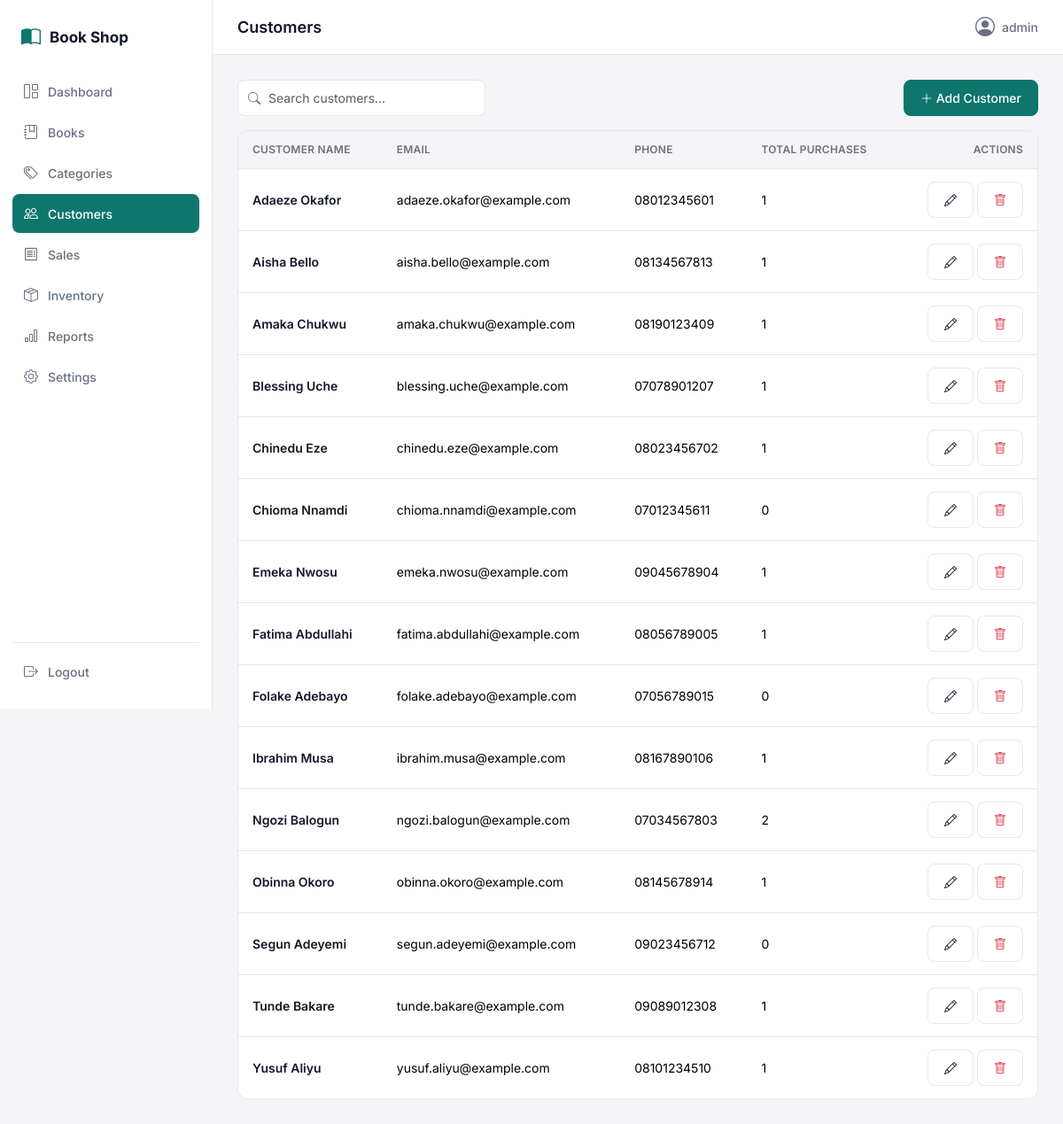
The page /customers/ (signed in) on the database its author committed.
### shop/models.py (models this page shows, shortened)
class Customer(models.Model):
    name = models.CharField(max_length=150)
    phone = models.CharField(max_length=20, blank=True)
    email = models.EmailField(blank=True)
    created_at = models.DateTimeField(auto_now_add=True)
    class Meta:
        ordering = ["name"]

### shop/views.py (the view)
# urls.py: path("customers/", views.customer_list, name="customer_list"),
@login_required
def customer_list(request):
    query = request.GET.get("q", "").strip()
    customers = Customer.objects.all()
    if query:
        customers = customers.filter(Q(name__icontains=query) | Q(phone__icontains=query) | Q(email__icontains=query))
    return render(request, "customers/customer_list.html", {
        "active_nav": "customers", "customers": customers, "query": query,
    })

### templates/customers/customer_list.html (shortened to what this page needs)
{% extends "base.html" %}
{% block page_title %}Customers{% endblock %}
{% block content %}
<div class="d-flex justify-content-between align-items-center flex-wrap gap-2 mb-3">
    <form method="get" class="search-input-wrap" style="width: 280px;">
        <i class="bi bi-search"></i>
        <input type="text" name="q" class="form-control" placeholder="Search customers..." value="{{ query }}">
    </form>
    <a href="{% url 'customer_create' %}" class="btn btn-primary-custom"><i class="bi bi-plus-lg"></i> Add Customer</a>
</div>
<div class="table-custom">
    <table class="table">
        <thead>
            <tr>
                <th>Customer Name</th>
                <th>Email</th>
                <th>Phone</th>
                <th>Total Purchases</th>
                <th class="text-end">Actions</th>
            </tr>
        </thead>
        <tbody>
        {% for customer in customers %}
            <tr>
                <td><a href="{% url 'customer_detail' customer.pk %}" class="fw-semibold text-decoration-none" style="color: var(--color-text);">{{ customer.name }}</a></td>
                <td class="text-secondary-custom">{{ customer.email|default:"—" }}</td>
                <td class="text-secondary-custom">{{ customer.phone|default:"—" }}</td>
                <td>{{ customer.sales.count }}</td>
                <td class="text-end">
                    <a href="{% url 'customer_edit' customer.pk %}" class="btn btn-sm btn-outline-plain"><i class="bi bi-pencil"></i></a>
                    <button type="button" class="btn btn-sm btn-outline-plain text-danger" data-bs-toggle="modal" data-bs-target="#deleteCust{{ customer.pk }}"><i class="bi bi-trash"></i></button>
                </td>
            </tr>
        {% endfor %}
        </tbody>
    </table>
</div>
{% endblock %}

### templates/base.html (shortened to what this page needs)
{% load static %}
<!DOCTYPE html>
<html lang="en">
<head>
    <link href="https://cdn.jsdelivr.net/npm/bootstrap@5.3.3/dist/css/bootstrap.min.css" rel="stylesheet">
    <link href="https://cdn.jsdelivr.net/npm/bootstrap-icons@1.11.3/font/bootstrap-icons.css" rel="stylesheet">
    <link rel="stylesheet" href="{% static 'css/style.css' %}">
</head>
<body>
{% if user.is_authenticated %}
<div class="app-shell">
    <aside class="sidebar" id="sidebar">
        <div class="sidebar-brand">
            <i class="bi bi-book-half"></i>
            <span>Book Shop</span>
        </div>
        <nav class="sidebar-nav">
            <a href="{% url 'dashboard' %}" class="nav-link {% if active_nav == 'dashboard' %}active{% endif %}">
                <i class="bi bi-grid-1x2"></i> Dashboard
            </a>
            <a href="{% url 'book_list' %}" class="nav-link {% if active_nav == 'books' %}active{% endif %}">
                <i class="bi bi-journal-bookmark"></i> Books
            </a>
            <a href="{% url 'category_list' %}" class="nav-link {% if active_nav == 'categories' %}active{% endif %}">
                <i class="bi bi-tags"></i> Categories
            </a>
            <a href="{% url 'customer_list' %}" class="nav-link {% if active_nav == 'customers' %}active{% endif %}">
                <i class="bi bi-people"></i> Customers
            </a>
            <a href="{% url 'sale_list' %}" class="nav-link {% if active_nav == 'sales' %}active{% endif %}">
                <i class="bi bi-receipt"></i> Sales
            </a>
            <a href="{% url 'inventory_overview' %}" class="nav-link {% if active_nav == 'inventory' %}active{% endif %}">
                <i class="bi bi-box-seam"></i> Inventory
            </a>
            <a href="{% url 'sales_report' %}" class="nav-link {% if active_nav == 'reports' %}active{% endif %}">
                <i class="bi bi-bar-chart"></i> Reports
            </a>
            <a href="{% url 'settings_page' %}" class="nav-link {% if active_nav == 'settings' %}active{% endif %}">
                <i class="bi bi-gear"></i> Settings
            </a>
        </nav>
        <form method="post" action="{% url 'logout' %}" class="sidebar-logout">
            <button type="submit" class="nav-link logout-btn">
                <i class="bi bi-box-arrow-right"></i> Logout
            </button>
        </form>
    </aside>
    <div class="main-area">
        <header class="topbar">
            <div class="topbar-title">{% block page_title %}{% endblock %}</div>
            <div class="topbar-user">
                <i class="bi bi-person-circle"></i> {{ user.get_username }}
            </div>
        </header>
        <main class="content">
            {% block content %}{% endblock %}
        </main>
    </div>
</div>
{% else %}
    {% block auth_content %}{% endblock %}
{% endif %}
</body>
</html>

### static/css/style.css (style rules this page uses)
:root { --color-primary: #0F766E; --color-primary-hover: #0C5C56; --color-primary-light: #E6F2F1; --color-bg: #FFFFFF; --color-surface: #F5F5F7; --color-border: #E5E7EB; --color-text: #111827; --color-text-secondary: #687280; --color-success: #15803D; --color-success-bg: #EAF7EE; --color-warning: #B45309; --color-warning-bg: #FEF3E2; --color-danger: #B91C1C; --color-danger-bg: #FDECEC; --radius: 12px; --radius-sm: 8px; --shadow-sm: 0 1px 2px rgba(17, 24, 39, 0.04); --shadow-md: 0 4px 12px rgba(17, 24, 39, 0.06); }
* { box-sizing: border-box; }
body { font-family: "Inter", "SF Pro Display", -apple-system, BlinkMacSystemFont, sans-serif; background-color: var(--color-surface); color: var(--color-text); font-size: 14px; line-height: 1.5; }
.text-secondary-custom { color: var(--color-text-secondary); }
.app-shell { display: flex; min-height: 100vh; }
.sidebar { width: 240px; background: var(--color-bg); border-right: 1px solid var(--color-border); display: flex; flex-direction: column; padding: 20px 14px; position: sticky; top: 0; height: 100vh; flex-shrink: 0; }
.sidebar-brand { display: flex; align-items: center; gap: 10px; font-weight: 700; font-size: 17px; padding: 6px 10px 22px 10px; color: var(--color-text); }
.sidebar-brand i { color: var(--color-primary); font-size: 22px; }
.sidebar-nav { display: flex; flex-direction: column; gap: 2px; flex-grow: 1; }
.sidebar .nav-link { display: flex; align-items: center; gap: 10px; padding: 10px 12px; border-radius: var(--radius-sm); color: var(--color-text-secondary); font-weight: 500; font-size: 14px; transition: background-color .15s ease, color .15s ease; }
.sidebar .nav-link i { font-size: 16px; width: 18px; text-align: center; }
.sidebar .nav-link.active { background: var(--color-primary); color: #fff; }
.sidebar-logout { margin-top: auto; padding-top: 10px; border-top: 1px solid var(--color-border); }
.logout-btn { background: none; border: none; width: 100%; text-align: left; cursor: pointer; }
.main-area { flex-grow: 1; min-width: 0; display: flex; flex-direction: column; }
.topbar { background: var(--color-bg); border-bottom: 1px solid var(--color-border); padding: 14px 28px; display: flex; align-items: center; justify-content: space-between; gap: 16px; position: sticky; top: 0; z-index: 10; }
.topbar-title { font-weight: 600; font-size: 18px; }
.topbar-user { display: flex; align-items: center; gap: 8px; font-weight: 500; color: var(--color-text-secondary); }
.topbar-user i { font-size: 22px; color: var(--color-text-secondary); }
.content { padding: 28px; flex-grow: 1; }
.btn-primary-custom { background: var(--color-primary); border: 1px solid var(--color-primary); color: #fff; border-radius: var(--radius-sm); padding: 9px 18px; font-weight: 500; font-size: 14px; transition: background-color .15s ease; }
.btn-outline-plain { background: #fff; border: 1px solid var(--color-border); color: var(--color-text); border-radius: var(--radius-sm); padding: 9px 18px; font-weight: 500; font-size: 14px; }
.form-control, .form-select { border: 1px solid var(--color-border); border-radius: var(--radius-sm); padding: 9px 12px; font-size: 14px; }
.search-input-wrap { position: relative; }
.search-input-wrap i { position: absolute; left: 12px; top: 50%; transform: translateY(-50%); color: var(--color-text-secondary); }
.search-input-wrap .form-control { padding-left: 34px; }
.table-custom { background: var(--color-bg); border-radius: var(--radius); overflow-x: auto; border: 1px solid var(--color-border); }
.table-custom table { margin-bottom: 0; min-width: 640px; }
.table-custom thead th { background: var(--color-surface); color: var(--color-text-secondary); font-weight: 600; font-size: 12px; text-transform: uppercase; letter-spacing: .02em; border-bottom: 1px solid var(--color-border); padding: 12px 16px; }
.table-custom tbody td { padding: 14px 16px; vertical-align: middle; border-bottom: 1px solid var(--color-border); font-size: 14px; }
.table-custom tbody tr:last-child td { border-bottom: none; }

### rows shown on the page
Customer: name "Adaeze Okafor", email "adaeze.okafor@example.com", phone "08012345601", sales.count "1"
Customer: name "Aisha Bello", email "aisha.bello@example.com", phone "08134567813", sales.count "1"
Customer: name "Amaka Chukwu", email "amaka.chukwu@example.com", phone "08190123409", sales.count "1"
Customer: name "Blessing Uche", email "blessing.uche@example.com", phone "07078901207", sales.count "1"
Customer: name "Chinedu Eze", email "chinedu.eze@example.com", phone "08023456702", sales.count "1"
Customer: name "Chioma Nnamdi", email "chioma.nnamdi@example.com", phone "07012345611", sales.count "0"
Customer: name "Emeka Nwosu", email "emeka.nwosu@example.com", phone "09045678904", sales.count "1"
Customer: name "Fatima Abdullahi", email "fatima.abdullahi@example.com", phone "08056789005", sales.count "1"
Customer: name "Folake Adebayo", email "folake.adebayo@example.com", phone "07056789015", sales.count "0"
Customer: name "Ibrahim Musa", email "ibrahim.musa@example.com", phone "08167890106", sales.count "1"
Customer: name "Ngozi Balogun", email "ngozi.balogun@example.com", phone "07034567803", sales.count "2"
Customer: name "Obinna Okoro", email "obinna.okoro@example.com", phone "08145678914", sales.count "1"
Customer: name "Segun Adeyemi", email "segun.adeyemi@example.com", phone "09023456712", sales.count "0"
Customer: name "Tunde Bakare", email "tunde.bakare@example.com", phone "09089012308", sales.count "1"
Customer: name "Yusuf Aliyu", email "yusuf.aliyu@example.com", phone "08101234510", sales.count "1"

### other values the page prints
{{ user.get_username }} "admin"
